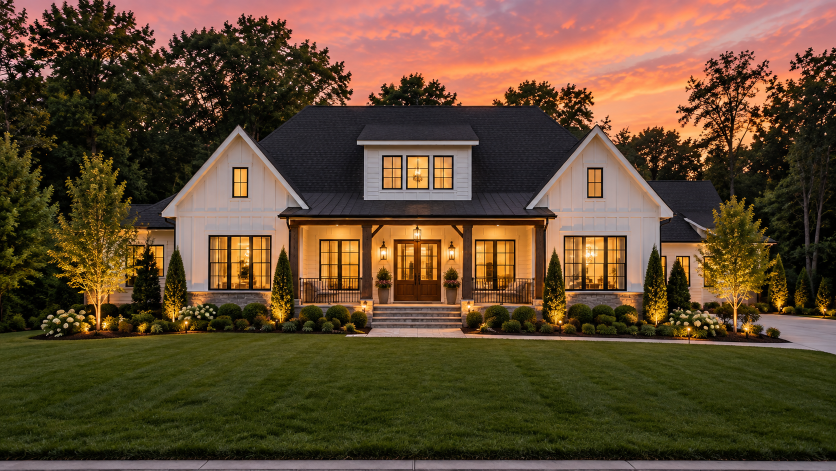
#> input picture assets/source/twilight_modern_farmhouse_elegance.png, 1672 x 941 px (shown at 1/2 size)
$ python -i prepare_assets.py   (imports and definitions only)
#> lines starting #> are read from the running program, lines starting #| are printed output that depends on the picture
#> further down, picture is the input picture: PIL image 1672x941 RGB; mean R, G, B 96.5, 74.1, 48.7
#!/usr/bin/env python3
"""Purple Key Title & Escrow - responsive image pipeline.

Reads the selected frames out of the Higgsfield library, crops them to the
aspect each slot needs, applies one light consistent grade so the set reads as
a single shoot, and writes WebP + JPEG at every width the markup asks for.

    python3 prepare_assets.py [library_dir] [out_dir]
"""
import os
import sys

from PIL import Image, ImageEnhance

LIB = sys.argv[1] if len(sys.argv) > 1 else os.path.expanduser("~/mnt/higgsfieldimages")
OUT = sys.argv[2] if len(sys.argv) > 2 else "assets/img"
INDEX = os.path.join(LIB, "_bts_previews", "index.txt")

# slot -> library index, target aspect, output widths, vertical crop anchor
SLOTS = {
    # Client revision 22 Sep 2026: photography repositioned away from coastal /
    # tropical toward established Carolina neighbourhoods, traditional brick and
    # newer upscale residential. No palms, no beach, no dated vehicles.
    "hero":        dict(file="assets/source/twilight_modern_farmhouse_elegance.png",
                    ratio=(16, 9), widths=[1600, 1200, 800], fy=0.50, fx=0.50, raw=True),
    "about":       dict(idx=69,  ratio=(4, 3),  widths=[1400, 900, 600],  fy=0.52, fx=0.55),
    "colonial":    dict(idx=57,  ratio=(3, 2),  widths=[1200, 800, 600],  fy=0.50, fx=0.50),
    "residential": dict(idx=15,  ratio=(3, 2),  widths=[1200, 800, 600],  fy=0.50, fx=0.50),
    "investors":   dict(idx=181, ratio=(3, 2),  widths=[1200, 800, 600],  fy=0.50, fx=0.50),
    "land":        dict(idx=179, ratio=(3, 2),  widths=[1200, 800, 600],  fy=0.50, fx=0.50),
    "commercial":  dict(idx=188, ratio=(3, 2),  widths=[1200, 800, 600],  fy=0.50, fx=0.50),
    "escrow":      dict(idx=180, ratio=(3, 2),  widths=[1200, 800, 600],  fy=0.50, fx=0.50),
    "detail":      dict(idx=128, ratio=(3, 4),  widths=[900, 600],        fy=0.50, fx=0.50),
    "process":     dict(file="assets/source/modern_title_insurance_office_dashboard.png",
                    ratio=(3, 2),  widths=[1400, 1000, 700], fy=0.00, fx=0.50, raw=True),
    "contact":     dict(idx=209, ratio=(3, 2),  widths=[1200, 800],       fy=0.50, fx=0.50),
}


# [10 lines left out: function load_index, not called in this run]


def grade(im):
    """One light pass applied to every frame so the set is consistent: a touch
    of warmth, a touch of contrast, nothing that reads as a filter."""
    im = ImageEnhance.Color(im).enhance(1.03)
    im = ImageEnhance.Contrast(im).enhance(1.04)
    im = ImageEnhance.Brightness(im).enhance(1.015)
    r, g, b = im.split()
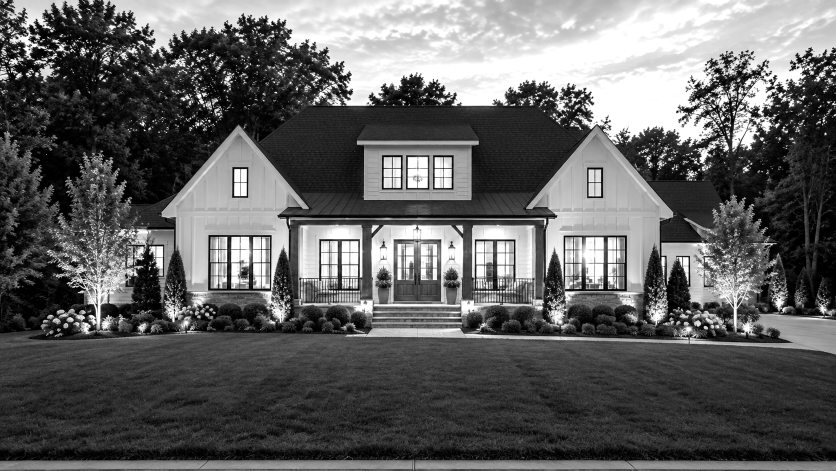
#> r: PIL image 1672x941 L (shown at 1/2 size); min 0, max 255, mean 97.6
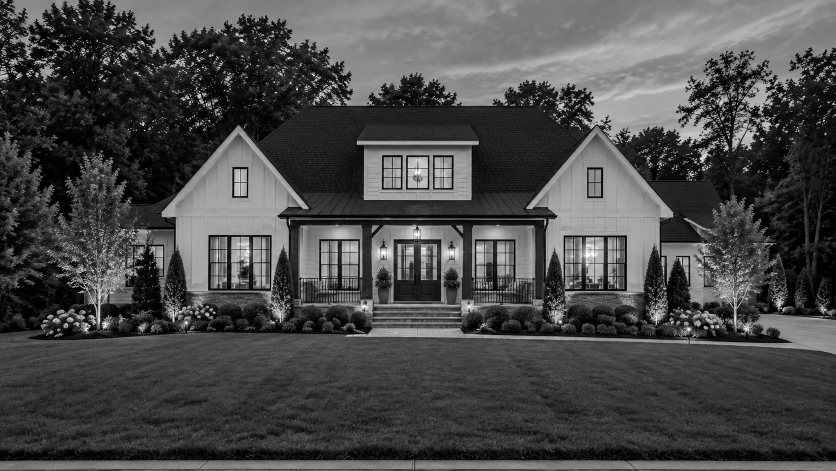
#> g: PIL image 1672x941 L (shown at 1/2 size); min 0, max 255, mean 73.6
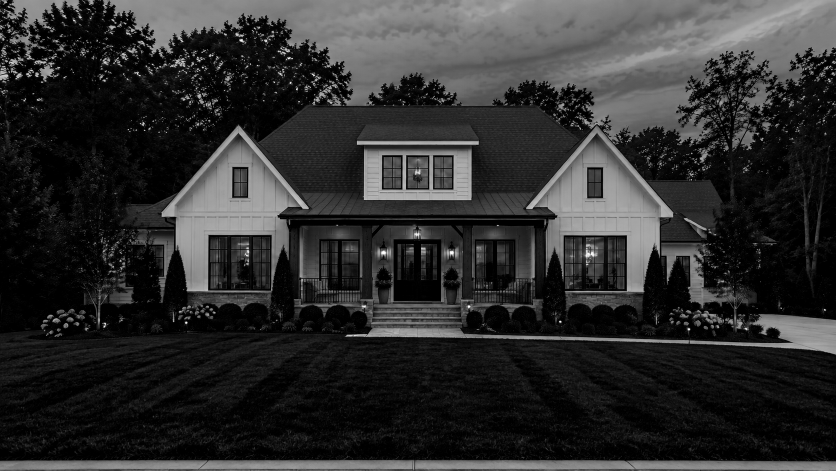
#> b: PIL image 1672x941 L (shown at 1/2 size); min 0, max 255, mean 46.4
    r = r.point(lambda v: min(255, int(v * 1.012)))
    b = b.point(lambda v: int(v * 0.992))
    return Image.merge("RGB", (r, g, b))


# [49 lines left out: functions crop_to, main, not called in this run]


# [2 lines not run here, left out]

>>> from PIL import Image
>>> picture = Image.open('assets/source/twilight_modern_farmhouse_elegance.png')
>>> result = grade(picture)
